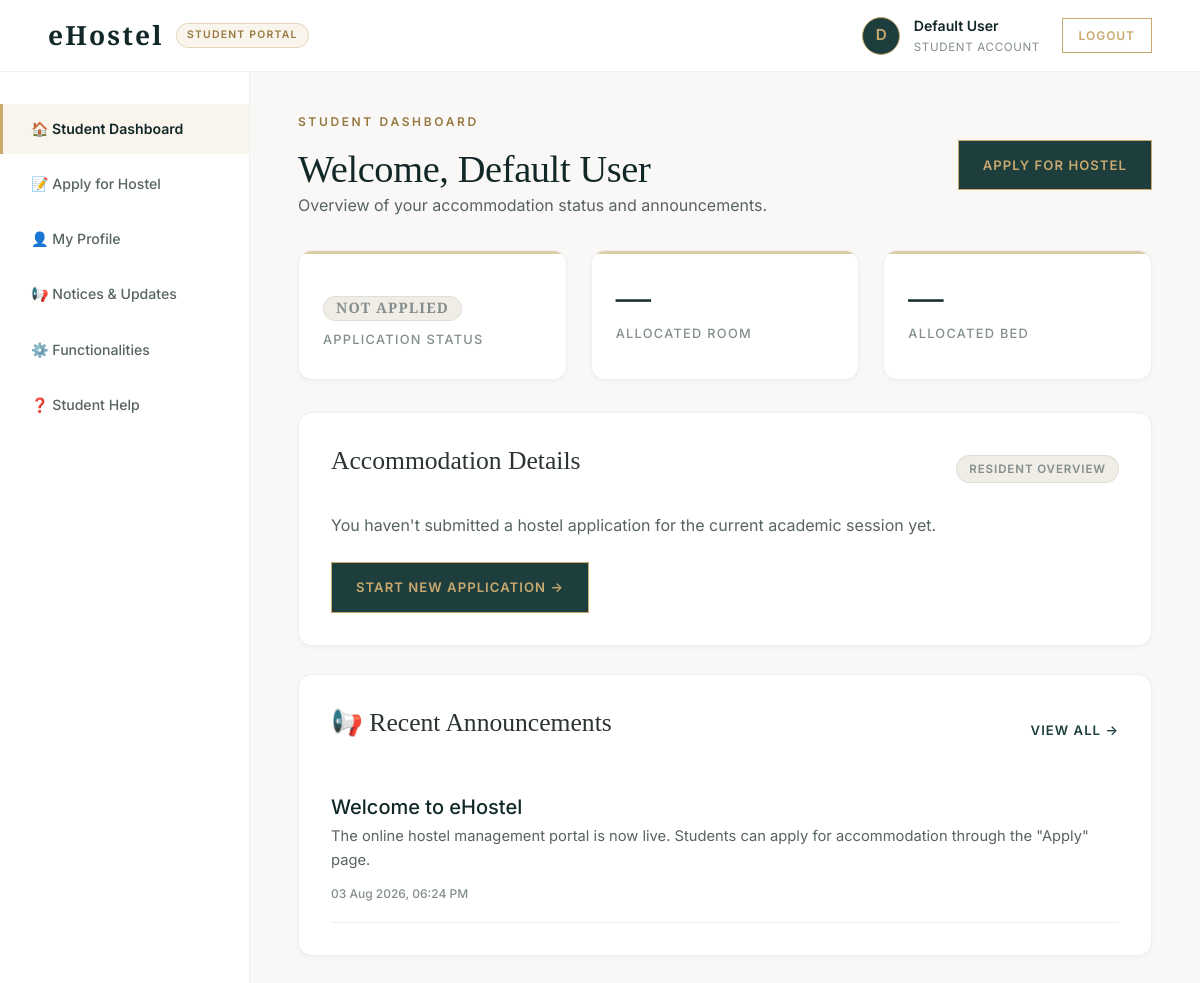
The page /student/dashboard.php (signed in) on the database its author committed.
### tables this page shows
CREATE TABLE IF NOT EXISTS announcements (
    announcement_id INT AUTO_INCREMENT PRIMARY KEY,
    title           VARCHAR(150) NOT NULL,
    content         TEXT NOT NULL,
    posted_by       INT,
    posted_date     TIMESTAMP DEFAULT CURRENT_TIMESTAMP,
    FOREIGN KEY (posted_by) REFERENCES users(user_id) ON DELETE SET NULL
);

### includes/auth.php (called while the page is built, shortened)
<?php
function h($str) {
    return htmlspecialchars($str ?? '', ENT_QUOTES, 'UTF-8');
}

### student/dashboard.php (the view, shortened to what this page needs)
<?php
require_once __DIR__ . '/../includes/auth.php';
require_once __DIR__ . '/../config/db.php';
$uid = $_SESSION['user_id'];
$stmt = mysqli_prepare($conn, "SELECT * FROM applications WHERE user_id = ? ORDER BY application_id DESC LIMIT 1");
mysqli_stmt_bind_param($stmt, "i", $uid);
mysqli_stmt_execute($stmt);
$application = mysqli_stmt_get_result($stmt)->fetch_assoc();
$allocation = null;
$anns = mysqli_query($conn, "SELECT title, content, posted_date FROM announcements ORDER BY posted_date DESC LIMIT 3");
?>
<!DOCTYPE html>
<html lang="en">
<head>
<link rel="stylesheet" href="../css/style.css?v=20260729">
</head>
<body>
<?php include __DIR__ . '/../includes/sidebar.php'; ?>
<div class="page-header">
    <div>
        <span class="section-label">STUDENT DASHBOARD</span>
        <h1 class="serif-heading" style="font-size:2.4rem;">Welcome, <?= h($_SESSION['full_name']) ?></h1>
        <p>Overview of your accommodation status and announcements.</p>
    </div>
    <div>
        <a href="apply.php" class="btn btn-luxury btn-accent">Apply For Hostel</a>
    </div>
</div>
<div class="card-grid" style="margin-bottom:2rem;">
    <div class="stat-card">
        <div class="num">
            <?php if ($application): ?>
                <span class="badge badge-<?= $application['status'] === 'approved' ? 'success' : ($application['status'] === 'rejected' ? 'danger' : 'warning') ?>" style="font-size:0.9rem;padding:0.35rem 0.85rem;">
                    <?= h(strtoupper($application['status'])) ?>
                </span>
            <?php else: ?>
                <span class="badge badge-muted" style="font-size:0.9rem;">NOT APPLIED</span>
            <?php endif; ?>
        </div>
        <div class="label">Application Status</div>
    </div>
    <div class="stat-card">
        <div class="num" style="font-size:2.2rem;"><?= $allocation ? h($allocation['room_number']) : '—' ?></div>
        <div class="label">Allocated Room</div>
    </div>
    <div class="stat-card">
        <div class="num" style="font-size:2.2rem;"><?= $allocation ? h($allocation['bed_number']) : '—' ?></div>
        <div class="label">Allocated Bed</div>
    </div>
</div>
<div class="card">
    <div style="display:flex;justify-content:space-between;align-items:center;margin-bottom:1.25rem;">
        <h3 class="serif-heading" style="font-size:1.6rem;">Accommodation Details</h3>
        <span class="badge badge-muted">Resident Overview</span>
    </div>
    <?php if (!$application): ?>
        <p style="color:var(--text-secondary);font-size:1rem;margin-bottom:1.5rem;">
            You haven't submitted a hostel application for the current academic session yet.
        </p>
        <a href="apply.php" class="btn btn-luxury btn-filled">Start New Application &rarr;</a>
    <?php endif; ?>
</div>
<div class="card">
    <div style="display:flex;justify-content:space-between;align-items:center;margin-bottom:1.5rem;">
        <h3 class="serif-heading" style="font-size:1.6rem;">📢 Recent Announcements</h3>
        <a href="announcements.php" style="font-size:0.82rem;font-weight:600;text-transform:uppercase;letter-spacing:0.08em;">View All &rarr;</a>
    </div>
    <?php if ($anns && mysqli_num_rows($anns) > 0): ?>
        <?php while ($a = mysqli_fetch_assoc($anns)): ?>
            <div style="padding:1rem 0;border-bottom:1px solid var(--border);">
                <h4 style="color:var(--primary-dark);margin-bottom:0.35rem;"><?= h($a['title']) ?></h4>
                <p style="margin:0 0 0.5rem;color:var(--text-secondary);font-size:0.92rem;line-height:1.6;"><?= h($a['content']) ?></p>
                <span style="font-size:0.75rem;color:var(--text-muted);font-weight:500;"><?= date('d M Y, h:i A', strtotime($a['posted_date'])) ?></span>
            </div>
        <?php endwhile; ?>
    <?php else: ?>
        <p class="empty-state">No announcements posted yet.</p>
    <?php endif; ?>
</div>
<?php include __DIR__ . '/../includes/sidebar_close.php'; ?>
</body>
</html>

### rows shown on the page
announcements: title "Welcome to eHostel", content "The online hostel management portal is now live. Students can apply for accommodation through the \"Apply\" page.", posted_date "03 Aug 2026, 06:24 PM"

### other values the page prints
$role "STUDENT"
substr($_SESSION['full_name'] ?? 'U', 0, 1) "D"
$_SESSION['full_name'] "Default User"
